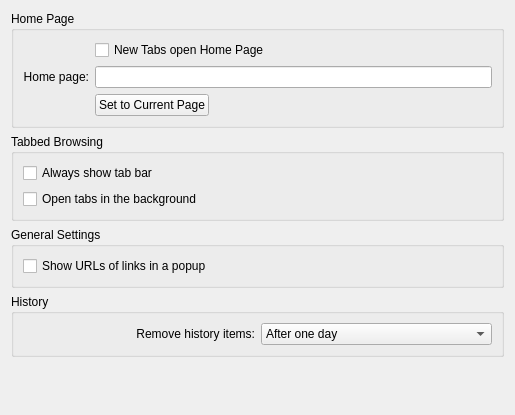
<?xml version="1.0" encoding="UTF-8"?>
<ui version="4.0">
 <class>general</class>
 <widget class="QWidget" name="general">
  <property name="geometry">
   <rect>
    <x>0</x>
    <y>0</y>
    <width>515</width>
    <height>415</height>
   </rect>
  </property>
  <property name="windowTitle">
   <string>General</string>
  </property>
  <layout class="QVBoxLayout" name="verticalLayout_3">
   <item>
    <widget class="QGroupBox" name="groupBox">
     <property name="title">
      <string>Home Page</string>
     </property>
     <layout class="QGridLayout" name="gridLayout">
      <item row="1" column="0">
       <widget class="QLabel" name="label_3">
        <property name="text">
         <string>Home page:</string>
        </property>
        <property name="alignment">
         <set>Qt::AlignRight|Qt::AlignTrailing|Qt::AlignVCenter</set>
        </property>
       </widget>
      </item>
      <item row="1" column="1">
       <widget class="KLineEdit" name="kcfg_homePage">
        <property name="sizePolicy">
         <sizepolicy hsizetype="MinimumExpanding" vsizetype="Fixed">
          <horstretch>0</horstretch>
          <verstretch>0</verstretch>
         </sizepolicy>
        </property>
       </widget>
      </item>
      <item row="2" column="1">
       <layout class="QHBoxLayout" name="horizontalLayout">
        <item>
         <widget class="QPushButton" name="setHomeToCurrentPageButton">
          <property name="text">
           <string>Set to Current Page</string>
          </property>
         </widget>
        </item>
        <item>
         <spacer name="horizontalSpacer">
          <property name="orientation">
           <enum>Qt::Horizontal</enum>
          </property>
          <property name="sizeHint" stdset="0">
           <size>
            <width>40</width>
            <height>20</height>
           </size>
          </property>
         </spacer>
        </item>
       </layout>
      </item>
      <item row="0" column="1">
       <widget class="QCheckBox" name="kcfg_newTabsOpenHomePage">
        <property name="text">
         <string>New Tabs open Home Page</string>
        </property>
       </widget>
      </item>
     </layout>
    </widget>
   </item>
   <item>
    <widget class="QGroupBox" name="groupBox_3">
     <property name="title">
      <string>Tabbed Browsing</string>
     </property>
     <layout class="QVBoxLayout" name="verticalLayout">
      <item>
       <widget class="QCheckBox" name="kcfg_alwaysShowTabBar">
        <property name="text">
         <string>Always show tab bar</string>
        </property>
       </widget>
      </item>
      <item>
       <widget class="QCheckBox" name="kcfg_openTabsBack">
        <property name="text">
         <string>Open tabs in the background</string>
        </property>
       </widget>
      </item>
     </layout>
    </widget>
   </item>
   <item>
    <widget class="QGroupBox" name="groupBox_2">
     <property name="title">
      <string>General Settings</string>
     </property>
     <layout class="QVBoxLayout" name="verticalLayout_2">
      <item>
       <widget class="QCheckBox" name="kcfg_showUrlsPopup">
        <property name="text">
         <string>Show URLs of links in a popup</string>
        </property>
       </widget>
      </item>
     </layout>
    </widget>
   </item>
   <item>
    <widget class="QGroupBox" name="groupBox_4">
     <property name="title">
      <string>History</string>
     </property>
     <layout class="QGridLayout" name="gridLayout_2">
      <item row="0" column="0">
       <widget class="QLabel" name="label_4">
        <property name="text">
         <string>Remove history items:</string>
        </property>
        <property name="alignment">
         <set>Qt::AlignRight|Qt::AlignTrailing|Qt::AlignVCenter</set>
        </property>
       </widget>
      </item>
      <item row="0" column="1">
       <widget class="KComboBox" name="kcfg_expireHistory">
        <item>
         <property name="text">
          <string>After one day</string>
         </property>
        </item>
        <item>
         <property name="text">
          <string>After one week</string>
         </property>
        </item>
        <item>
         <property name="text">
          <string>After two weeks</string>
         </property>
        </item>
        <item>
         <property name="text">
          <string>After one month</string>
         </property>
        </item>
        <item>
         <property name="text">
          <string>After one year</string>
         </property>
        </item>
        <item>
         <property name="text">
          <string>Manually</string>
         </property>
        </item>
       </widget>
      </item>
     </layout>
    </widget>
   </item>
   <item>
    <spacer name="verticalSpacer">
     <property name="orientation">
      <enum>Qt::Vertical</enum>
     </property>
     <property name="sizeHint" stdset="0">
      <size>
       <width>20</width>
       <height>40</height>
      </size>
     </property>
    </spacer>
   </item>
  </layout>
 </widget>
 <customwidgets>
  <customwidget>
   <class>KLineEdit</class>
   <extends>QLineEdit</extends>
   <header>klineedit.h</header>
  </customwidget>
  <customwidget>
   <class>KComboBox</class>
   <extends>QComboBox</extends>
   <header>kcombobox.h</header>
  </customwidget>
 </customwidgets>
 <resources/>
 <connections/>
</ui>
